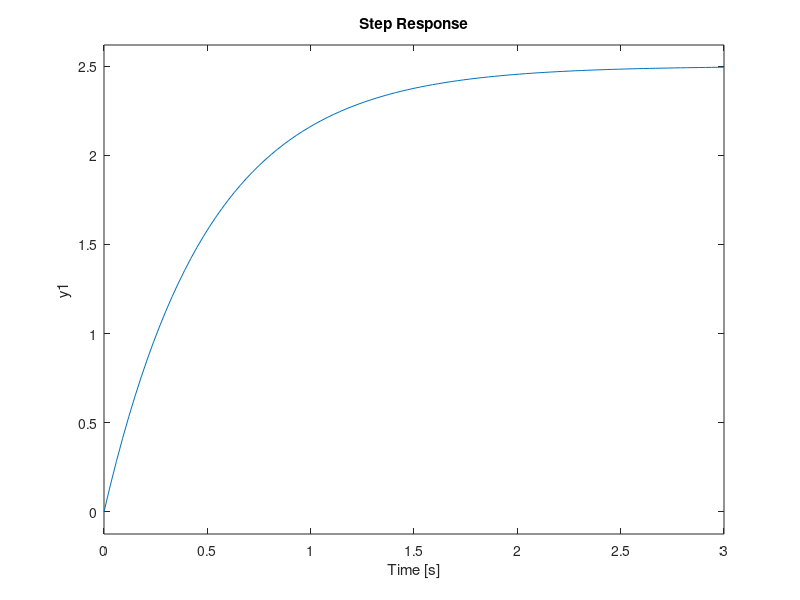
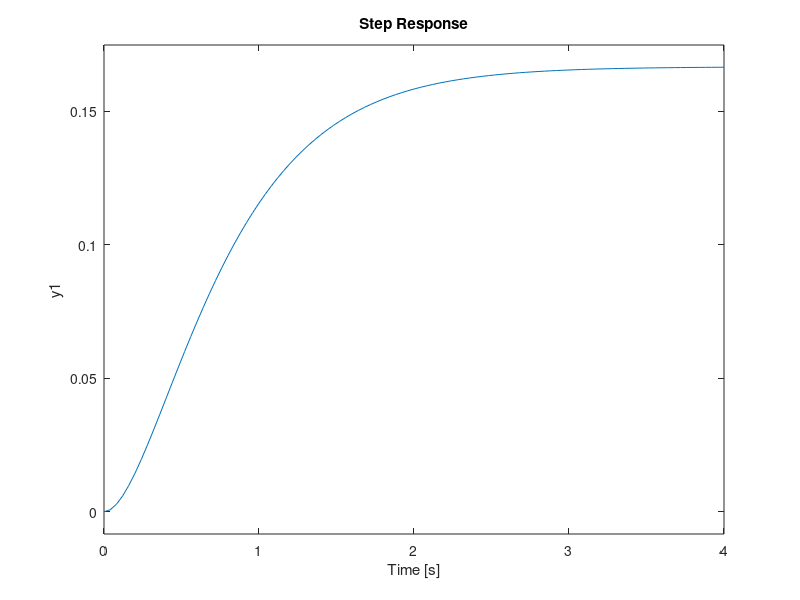
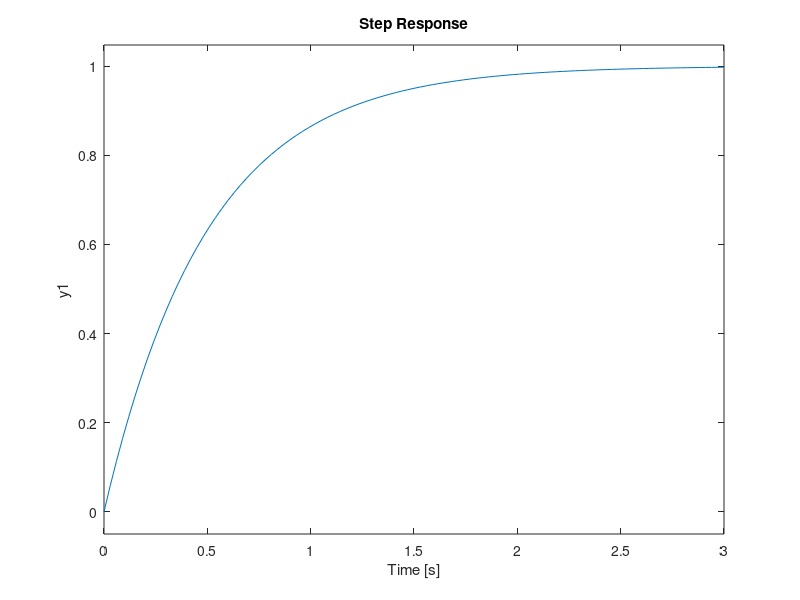
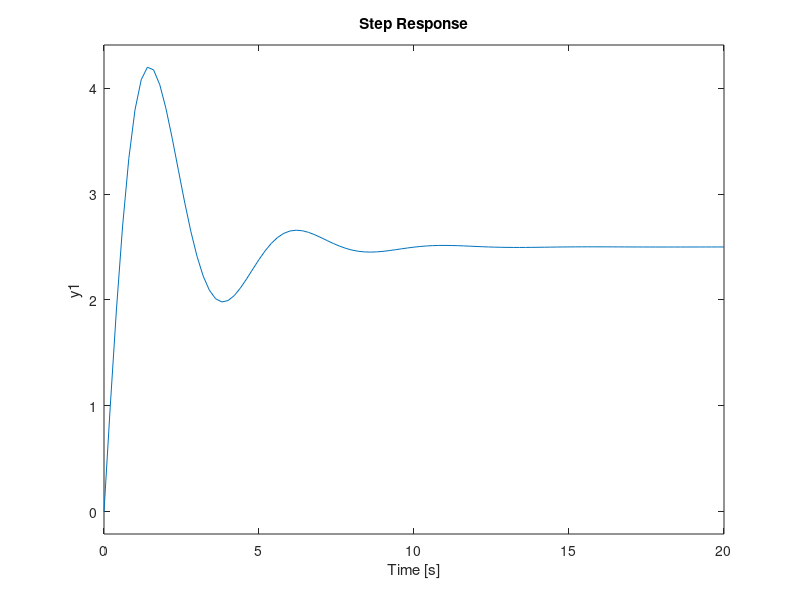

Here is the MATLAB script that generated these plots, in order:
pkg load control

G1=tf(5,[1 2]);% Defino funcion de transferencia
dcgain(G1)
figure; step(G1); grid % genera automáticamente la respuesta al escalón unitario y Agrega líneas de retícula

G2=zpk([],[-2 -3],1);% se define poniendo los ceros, polos y ganancia k
dcgain(G2)
figure; step(G2); grid

G3=tf(2,[1 2]);
dcgain(G3)
figure; step(G3); grid

G4=5*tf([1 1], [1 1 2]);
dcgain(G4)
figure; step(G4); grid

G5=zpk([-2], [-3 -4], 5);
dcgain(G5)
figure; step(G5);

G6=tf(5,[1 0]);
dcgain(G6)
figure; step(G6); grid

G7=zpk([-2], [0 -4], 12);
dcgain(G7)
figure; step(G7); grid

G8=tf([1 0], [1 40]);
dcgain(G8)
figure; step(G8); grid
